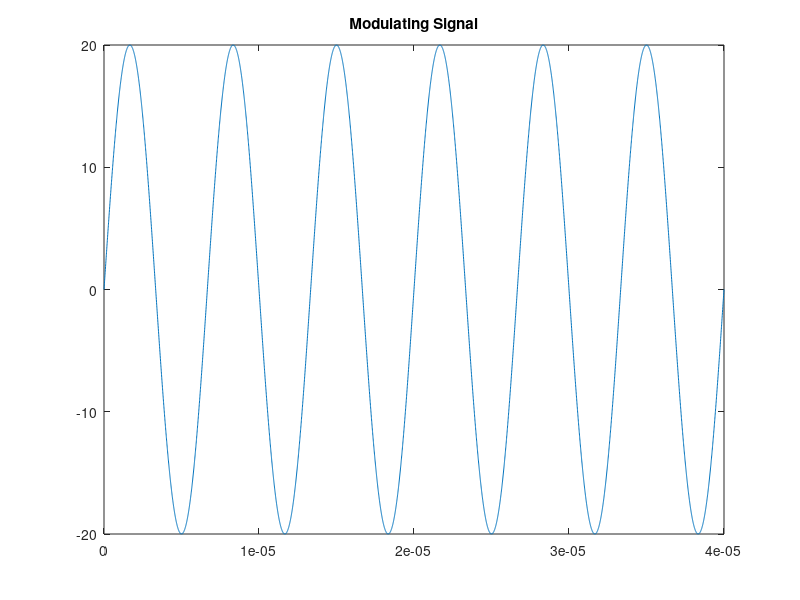
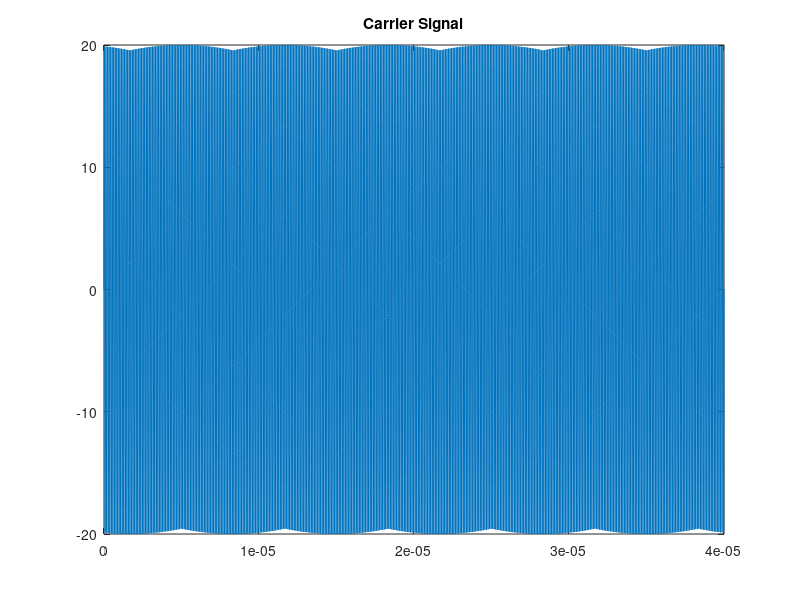
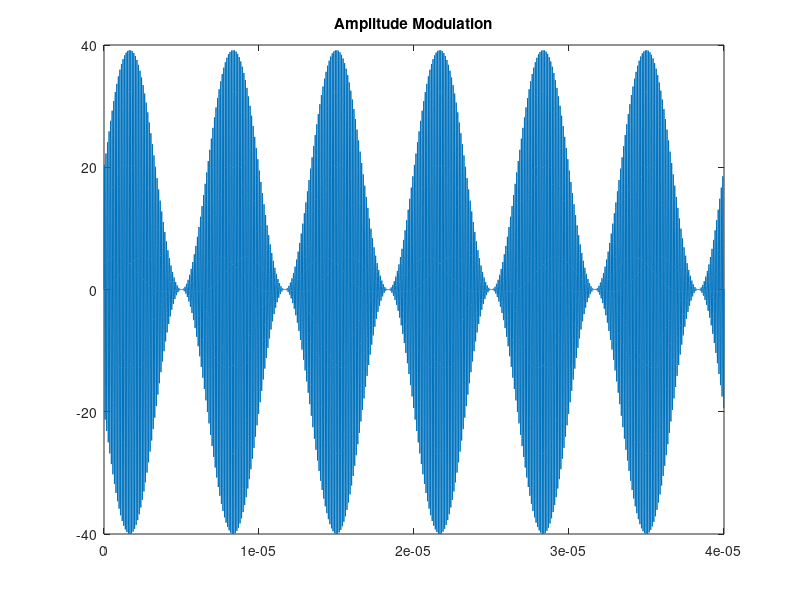
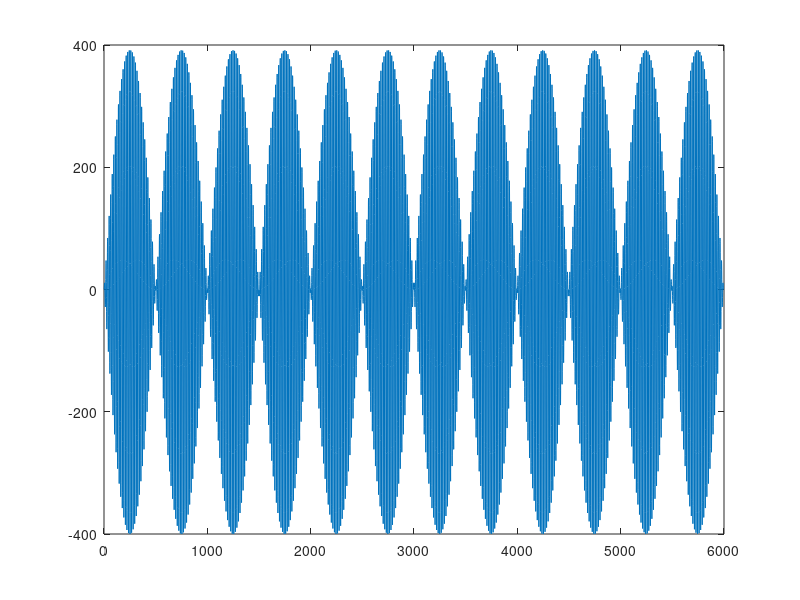

Source code (MATLAB) for these figures, in order: (Note: this script raises an error after producing the figures.)
clear all

%% close all

%% Modulating Signal
m = 1

Vm = 20
fm = 150000
Tm = 1/fm
t = 0:Tm/999:6*Tm
vm = Vm*sin(2*pi*fm*t)
% figure(1);
% subplot(3,1,1);
figure(1);
plot(t,vm);
title('Modulating Signal')

%% Carrier Signal

Vc=Vm/m
fc = 10000000
Tc = 1/fc
vc = Vc*sin(2*pi*fc*t)
% figure(1);
% subplot(3,1,2);
figure(2);
plot(t,vc)
title('Carrier Signal')

%% Amplitude Modulation

Am = (Vc+Vm*sin(2*pi*fm*t)).* sin(2*pi*fc*t);
% subplot(3,1,3);
figure(3);
plot(t,Am);
title('Amplitude Modulation')

%% Project Proper || Amplitude Modulation
test = vc.*vm
figure(10);
plot(test)

%% Modulated Signal
%Read the audio signal [Modulating Signal]
[voice_message_signal, Fs] = audioread('epic_voice.wav')
%sound(y, Fs)
figure(4); plot(voice_message_signal)
shg
xlabel 'Time'
ylabel 'Audio Signal'
title('Message Signal')

%% Carrier Signal

Vc =Vm/m
fc = 10000000
Tc = 1/fc
n = 0:Tm/999:300*Tm
vc = Vc*sin(2*pi*fc*n)
% figure(1);
% subplot(3,1,2);
figure(2);
plot(n,vc)
title('Carrier Signal')

%% Length Adjustment

carrier_signal = vc

minLength = min(length(voice_message_signal), length(vc))
% minLength = minLength/2
voice_message_signal = voice_message_signal(1:minLength);
vc = vc(1:minLength);


%% Voice Modulated Signal
Voice_Modulated_Signal = voice_message_signal .* vc
% Voice_Modulated_Signal = (Vc+voice_message_signal) .* sin(2*pi*fc*t)
figure(5);
plot(minLength,Voice_Modulated_Signal)
